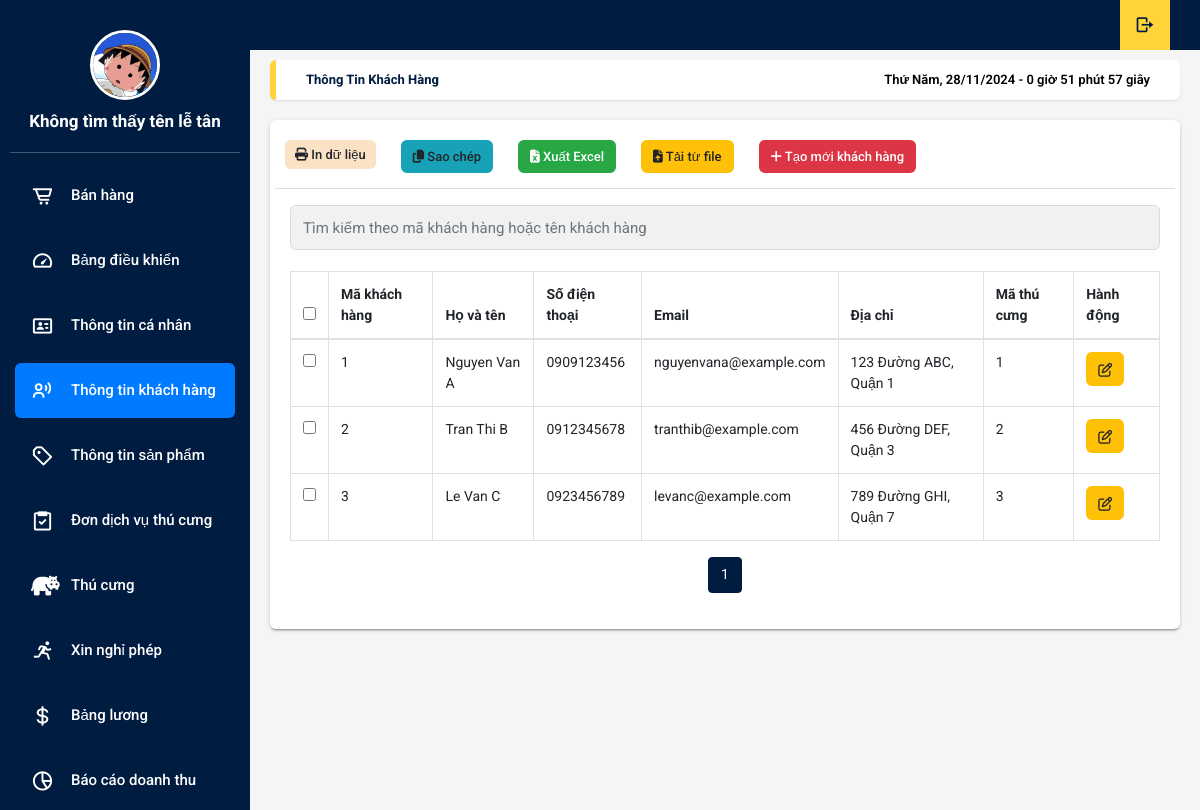
Page /Employee/form-table-customer.php on the committed database.
### tables this page shows
CREATE TABLE ThuCung (
    MaThuCung INT AUTO_INCREMENT PRIMARY KEY,
    TenThuCung VARCHAR(100) NOT NULL,
    LoaiThuCung VARCHAR(50) NOT NULL,
    MaKH INT,   
    DichVuChon INT,   
    TrangThaiChuaBenh VARCHAR(50),
    ThoiGianNhan DATETIME,
    ThoiGianTra DATETIME,
    TrangThaiTra ENUM('Chưa Trả', 'Đã Trả'),   
    HinhAnh BLOB,   
    FOREIGN KEY (MaKH) REFERENCES KhachHang(MaKH),
    FOREIGN KEY (DichVuChon) REFERENCES DichVu(MaDV)
);

CREATE TABLE KhachHang (
    MaKH INT AUTO_INCREMENT PRIMARY KEY,
    HoTenKH VARCHAR(100) NOT NULL,
    SoDienThoai VARCHAR(15) NOT NULL UNIQUE,
    Email VARCHAR(100) NOT NULL UNIQUE,
    DiaChi VARCHAR(255),
    NgaySinh DATE,   
    GioiTinh ENUM('Nam', 'Nữ', 'Khác')   
);

### Employee/form-table-customer.php (the view, shortened to what the rows shown need)
<?php
include '../php/connect.php';
$action = isset($_GET['action']) ? $_GET['action'] : 'list';
if ($action == 'edit') {
    $MaKH = $_GET['MaKH'];
    $sql = "SELECT * FROM khachhang WHERE MaKH = $MaKH";
    $result = $conn->query($sql);
    $customer = $result->fetch_assoc();
?>
    <!DOCTYPE html>
    <html lang="vi">
    <head>
        <meta charset="UTF-8">
        <meta name="viewport" content="width=device-width, initial-scale=1.0">
        <link rel="stylesheet" href="https://stackpath.bootstrapcdn.com/bootstrap/4.5.2/css/bootstrap.min.css">
        <link rel="stylesheet" type="text/css" href="../Employee/css/main.css">
        <link rel="stylesheet" href="https://cdn.jsdelivr.net/npm/boxicons@latest/css/boxicons.min.css">
        <link rel="stylesheet" href="https://unpkg.com/boxicons@latest/css/boxicons.min.css">
        <link rel="stylesheet" type="text/css"
            href="https://maxcdn.bootstrapcdn.com/font-awesome/4.7.0/css/font-awesome.min.css">
        <script src="https://cdnjs.cloudflare.com/ajax/libs/sweetalert/2.1.2/sweetalert.min.js"></script>
        <link rel="stylesheet" href="https://use.fontawesome.com/releases/v5.8.2/css/all.css">
        <link rel="stylesheet" href="https://cdnjs.cloudflare.com/ajax/libs/jquery-confirm/3.3.2/jquery-confirm.min.css">
        <title>Sửa Thông Tin Khách Hàng</title>
    </head>
    <body onload="time()" class="app sidebar-mini rtl">
        <style>
            #notification {
                position: fixed;
                top: 10px;
                right: 10px;
                z-index: 1000;
                padding: 20px;
                /* Tăng padding để thông báo trông rộng hơn */
                font-size: 18px;
                /* Tăng kích thước font chữ */
                border-radius: 8px;
                /* Làm tròn góc */
                box-shadow: 0 4px 10px rgba(0, 0, 0, 0.2);
                /* Thêm bóng đổ */
                display: none;
                /* Ẩn thông báo mặc định */
                transition: opacity 0.5s ease-in-out;
                /* Thêm hiệu ứng chuyển tiếp */
                opacity: 0;
                /* Đặt độ mờ mặc định */
            }
            #notification.show {
                display: block;
                /* Hiện thông báo */
                opacity: 1;
                /* Hiện thông báo */
            }
            #deleteConfirmationModal .modal-content {
                width: 100px;
                margin: 0 auto;
                text-align: center;
            }
            /* Màn mờ */
            #overlay {
                position: fixed;
                top: 0;
                left: 0;
                width: 100%;
                height: 100%;
                background-color: rgba(0, 0, 0, 0.5);
                z-index: 999;
                /* Đặt trên cùng */
                display: none;
            }
            /* Modal */
            .modal {
                position: fixed;
                top: 50%;
                left: 50%;
                transform: translate(-50%, -50%);
                background-color: #fff;
                border-radius: 5px;
                box-shadow: 0 5px 15px rgba(0, 0, 0, 0.3);
                z-index: 1000;
                /* Đặt trên cùng */
                width: 100px;
                padding: 20px;
                display: none;
            }
            /* Nút đóng */
            .close {
                cursor: pointer;
                float: right;
                font-size: 20px;
            }
        </style>
        <header class="app-header">
            <a class="app-sidebar__toggle" href="#" data-toggle="sidebar"
                aria-label="Hide Sidebar"></a>
            <ul class="app-nav">
                <li><a class="app-nav__item" href="../Auth/login_register.php"><i class='bx bx-log-out bx-rotate-180'></i> </a>
                </li>
            </ul>
        </header>
        <div class="app-sidebar__overlay" data-toggle="sidebar"></div>
        <aside class="app-sidebar">
            <div class="app-sidebar__user"><img class="app-sidebar__user-avatar" src="../Image/employee1.jpeg" width="50px"
                    alt="User Image">
                <div>
                    <?php
                    include 'php/get_role.php';
                    ?>
                </div>
            </div>
            <hr>
            <ul class="app-menu">
                <li><a class="app-menu__item" href="phan-mem-ban-hang.php"><i class='app-menu__icon bx bx-cart-alt'></i>
                        <span class="app-menu__label">Bán hàng</span></a></li>
                <li><a class="app-menu__item" href="employee.php"><i class='app-menu__icon bx bx-tachometer'></i><span
                            class="app-menu__label">Bảng điều khiển</span></a></li>
                <li><a class="app-menu__item " href="table-data-table.php"><i class='app-menu__icon bx bx-id-card'></i> <span
                            class="app-menu__label">Thông tin cá nhân</span></a></li>
                <li><a class="app-menu__item active" href="form-table-customer.php"><i class='app-menu__icon bx bx-user-voice'></i><span
                            class="app-menu__label">Thông tin khách hàng</span></a></li>
                <li><a class="app-menu__item" href="table-data-product.php"><i
                            class='app-menu__icon bx bx-purchase-tag-alt'></i><span class="app-menu__label">Thông tin sản phẩm</span></a>
                </li>
                <li><a class="app-menu__item" href="table-data-oder.php"><i class='app-menu__icon bx bx-task'></i><span
                            class="app-menu__label" style="white-space: wrap;">Đơn dịch vụ thú cưng</span></a></li>
                <li><a class="app-menu__item" href="Thongtinthucung.php"><i class="app-menu__icon fa-solid fa-hippo"></i><span
                            class="app-menu__label" style="white-space: wrap;">Thú cưng</span></a></li>
                <li><a class="app-menu__item" href="table-data-banned.php"><i class='app-menu__icon bx bx-run'></i><span
                            class="app-menu__label">Xin nghỉ phép
                        </span></a></li>
                <li><a class="app-menu__item" href="table-data-money.php"><i class='app-menu__icon bx bx-dollar'></i><span
                            class="app-menu__label">Bảng lương</span></a></li>
                <li><a class="app-menu__item" href="quan-ly-bao-cao.php"><i
                            class='app-menu__icon bx bx-pie-chart-alt-2'></i><span class="app-menu__label">Báo cáo doanh thu</span></a>
                </li>
                <li><a class="app-menu__item" href="page-calendar.php"><i class='app-menu__icon bx bx-calendar-check'></i><span
                            class="app-menu__label">Lịch làm việc</span></a></li>
                <li><a class="app-menu__item" href="#"><i class='app-menu__icon bx bx-cog'></i><span class="app-menu__label">Cài
                            đặt hệ thống</span></a></li>
            </ul>
        </aside>
    </body>
    <div class="container mt-5 pl-5 mf-5">
        <h2 class="mb-4">Sửa thông tin khách hàng</h2>
        <?php
        $query = "SELECT KhachHang.MaKH, KhachHang.HoTenKH, KhachHang.SoDienThoai, KhachHang.Email,
                        KhachHang.DiaChi, ThuCung.MaThuCung
                    FROM KhachHang
                    LEFT JOIN ThuCung ON KhachHang.MaKH = ThuCung.MaKH";
        $result = mysqli_query($conn, $query);
        $row = $result->fetch_assoc()
        ?>
        <form action="form-table-customer.php?action=update" method="POST">
            <input type="hidden" name="MaKH" value="<?php echo htmlspecialchars($customer['MaKH']); ?>">
            <div class="form-group">
                <label for="HoTen">Họ và tên:</label>
                <input type="text" class="form-control" id="HoTen" name="HoTen"
                    value="<?php echo htmlspecialchars($customer['HoTenKH']); ?>" required>
            </div>
            <div class="form-group">
                <label for="SoDienThoai">Số điện thoại:</label>
                <input type="text" class="form-control" id="SoDienThoai" name="SoDienThoai"
                    value="<?php echo htmlspecialchars($customer['SoDienThoai']); ?>" required>
            </div>
            <div class="form-group">
                <label for="Email">Email:</label>
                <input type="email" class="form-control" id="Email" name="Email"
                    value="<?php echo htmlspecialchars($customer['Email']); ?>" required>
            </div>
            <div class="form-group">
                <label for="DiaChi">Địa chỉ:</label>
                <input type="text" class="form-control" id="DiaChi" name="DiaChi"
                    value="<?php echo htmlspecialchars($customer['DiaChi']); ?>" required>
            </div>
            <div class="form-group">
                <label for="MaThuCung">Mã thú cưng:</label>
                <input type="text" class="form-control" id="MaThuCung" name="MaThuCung"
                    value="<?php echo $row['MaThuCung']; ?>">
            </div>
            <button type="submit" class="btn btn-primary">Cập nhật</button>
            <a href="form-table-customer.php" class="btn btn-secondary">Quay lại</a>
        </form>
    </div>
    <script src="https://code.jquery.com/jquery-3.5.1.slim.min.js"></script>
    <script src="https://cdn.jsdelivr.net/npm/@popperjs/core@2.9.2/dist/umd/popper.min.js"></script>
    <script src="https://stackpath.bootstrapcdn.com/bootstrap/4.5.2/js/bootstrap.min.js"></script>
    </body>
    </html>
    <script src="../Employee/js/main.js"></script>
    <script type="text/javascript">
        var data = {
            labels: ["Tháng 1", "Tháng 2", "Tháng 3", "Tháng 4", "Tháng 5", "Tháng 6"],
            datasets: [{
                    label: "Dữ liệu đầu tiên",
                    fillColor: "rgba(255, 213, 59, 0.767), 212, 59)",
                    strokeColor: "rgb(255, 212, 59)",
                    pointColor: "rgb(255, 212, 59)",
                    pointStrokeColor: "rgb(255, 212, 59)",
                    pointHighlightFill: "rgb(255, 212, 59)",
                    pointHighlightStroke: "rgb(255, 212, 59)",
                    data: [20, 59, 90, 51, 56, 100]
                },
                {
                    label: "Dữ liệu kế tiếp",
                    fillColor: "rgba(9, 109, 239, 0.651)  ",
                    pointColor: "rgb(9, 109, 239)",
                    strokeColor: "rgb(9, 109, 239)",
                    pointStrokeColor: "rgb(9, 109, 239)",
                    pointHighlightFill: "rgb(9, 109, 239)",
                    pointHighlightStroke: "rgb(9, 109, 239)",
                    data: [48, 48, 49, 39, 86, 10]
                }
            ]
        };
        var ctxl = $("#lineChartDemo").get(0).getContext("2d");
        var lineChart = new Chart(ctxl).Line(data);
        var ctxb = $("#barChartDemo").get(0).getContext("2d");
        var barChart = new Chart(ctxb).Bar(data);
    </script>
<?php
} else {
?>
    <!DOCTYPE html>
    <html lang="vi">
    <head>
        <link rel="stylesheet" href="https://stackpath.bootstrapcdn.com/bootstrap/4.5.2/css/bootstrap.min.css">
        <link rel="stylesheet" type="text/css" href="../Employee/css/main.css">
        <link rel="stylesheet" href="https://cdn.jsdelivr.net/npm/boxicons@latest/css/boxicons.min.css">
        <link rel="stylesheet" href="https://unpkg.com/boxicons@latest/css/boxicons.min.css">
        <link rel="stylesheet" type="text/css"
            href="https://maxcdn.bootstrapcdn.com/font-awesome/4.7.0/css/font-awesome.min.css">
        <link rel="stylesheet" href="https://use.fontawesome.com/releases/v5.8.2/css/all.css">
        <link rel="stylesheet" href="https://cdnjs.cloudflare.com/ajax/libs/jquery-confirm/3.3.2/jquery-confirm.min.css">
    </head>
    <body onload="time()" class="app sidebar-mini rtl">
                    <?php
                    include 'php/get_role.php';
                    ?>
        <main class="app-content">
            <div class="row">
                <div class="col-md-12">
                    <div class="tile">
                        <div class="tile-body">
                            <br>
                            <form id="customerForm">
                                <table class="table table-hover table-bordered js-copytextarea" id="sampleTable">
                                    <thead>
                                        <tr>
                                            <th width='10'><input type='checkbox' id='all' name='check1' onclick="toggleAllCheckboxes(this)"></th>
                                            <th>Mã khách hàng</th>
                                            <th>Họ và tên</th>
                                            <th>Số điện thoại</th>
                                            <th>Email</th>
                                            <th>Địa chỉ</th>
                                            <th>Mã thú cưng</th>
                                            <th>Hành động</th>
                                        </tr>
                                    </thead>
                                    <tbody id="customerTableBody">
                                        <?php
                                        $records_per_page = 7;
                                        $current_page = isset($_GET['page']) ? (int)$_GET['page'] : 1;
                                        $offset = ($current_page - 1) * $records_per_page;
                                        $query = "SELECT KhachHang.MaKH, KhachHang.HoTenKH, KhachHang.SoDienThoai, KhachHang.Email,
                                KhachHang.DiaChi, ThuCung.MaThuCung
                                FROM KhachHang
                                LEFT JOIN ThuCung ON KhachHang.MaKH = ThuCung.MaKH
                                LIMIT $offset, $records_per_page";
                                        $result = mysqli_query($conn, $query);
                                        if (mysqli_num_rows($result) > 0) {
                                            while ($row = $result->fetch_assoc()) {
                                                echo "<tr>";
                                                echo "<td width='10'><input type='checkbox' name='check1' value='" . $row['MaKH'] . "'></td>" .
                                                    "<td>" . $row["MaKH"] . "</td>
                                        <td>" . $row["HoTenKH"] . "</td>
                                        <td>" . $row["SoDienThoai"] . "</td>
                                        <td>" . $row["Email"] . "</td>
                                        <td>" . $row["DiaChi"] . "</td>
                                        <td>" . ($row["MaThuCung"] ? $row["MaThuCung"] : 'Không có thú cưng') . "</td>
                                        <td>
                                            <a href='form-table-customer.php?action=edit&MaKH=" . $row["MaKH"] . "' class='btn btn-warning btn-sm'><i class='fa fa-edit'></i></a>
                                        </td>
                                      </tr>";
                                            }
                                        } else {
                                            echo "<tr id='noDataRow'><td colspan='8'>Không có dữ liệu</td></tr>";
                                        }
                                        ?>
                                    </tbody>
                                </table>
                            </form>
                        </div>
                    </div>
                </div>
            </div>
        </main>
    </body>
    </html>
<?php
}
?>

### rows in the picture
thucung: MaKH.MaKH "1", MaKH.HoTenKH "Nguyen Van A", MaKH.SoDienThoai "0909123456", MaKH.Email "nguyenvana@example.com", MaKH.DiaChi "123 Đường ABC, Quận 1", MaThuCung "1"
thucung: MaKH.MaKH "2", MaKH.HoTenKH "Tran Thi B", MaKH.SoDienThoai "0912345678", MaKH.Email "tranthib@example.com", MaKH.DiaChi "456 Đường DEF, Quận 3", MaThuCung "2"
thucung: MaKH.MaKH "3", MaKH.HoTenKH "Le Van C", MaKH.SoDienThoai "0923456789", MaKH.Email "levanc@example.com", MaKH.DiaChi "789 Đường GHI, Quận 7", MaThuCung "3"
